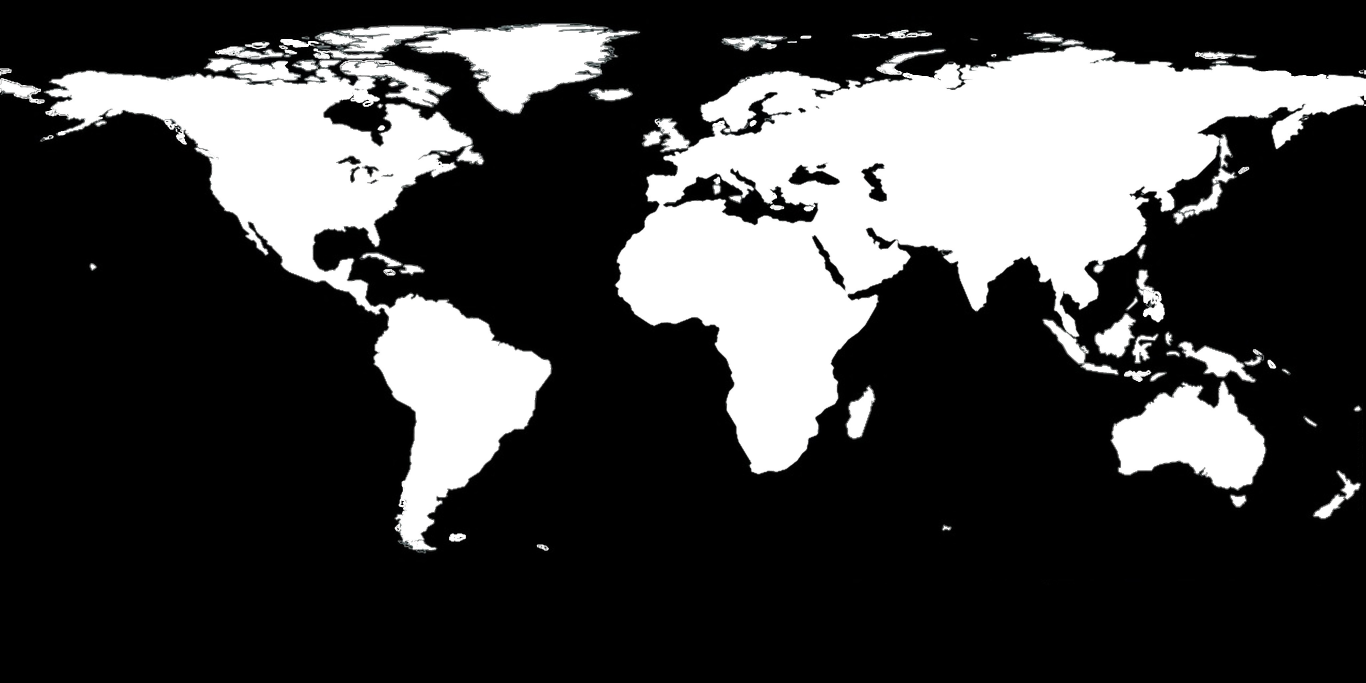
#> input picture process_files/masca.jpg, 4096 x 2048 px, found by its file name (shown at 1/3 size)
$ python preprocesare.py masca.jpg out.png
#> lines starting #> are read from the running program, lines starting #| are printed output that depends on the picture; after the words box and inside, x2 and y2 are one past the last pixel; in counts of white or black regions, pixels touching at a corner belong together
import sys
import os
import numpy as np
from PIL import Image

# Exemplu pentru rulare:
# python preprocesare.py C:\\Users\\Silviu\\Desktop\\ML\\NASA_Spaceapps_2020\\GAN_frame_pred\\Data\\Test_old\\Video_1\\ C:\\Users\\Silviu\\Desktop\\ML\\NASA_Spaceapps_2020\\GAN_frame_pred\\Data\\Test\\Video_1\\

if __name__ == '__main__':
	im_list = []
	crop_format = (0, 60, 4096, 1660)
	desired_im_sz = (1024, 400)

	#De modificat cele 4 cai si numarul de Video-uri dupa caz
	src_path = sys.argv[1] # Pozele de procesat
	dest_path = sys.argv[2] # Unde se va salva
	mask_path = 'D:\\projects_node\\nasa_interface\\process_files\\masca.jpg' # Calea catre masca
	fill_path = 'D:\\projects_node\\nasa_interface\\process_files\\fill.jpg' # Calea catre harta de fill

	threshold = 20 / 255

	mask = Image.open(mask_path).crop(crop_format)
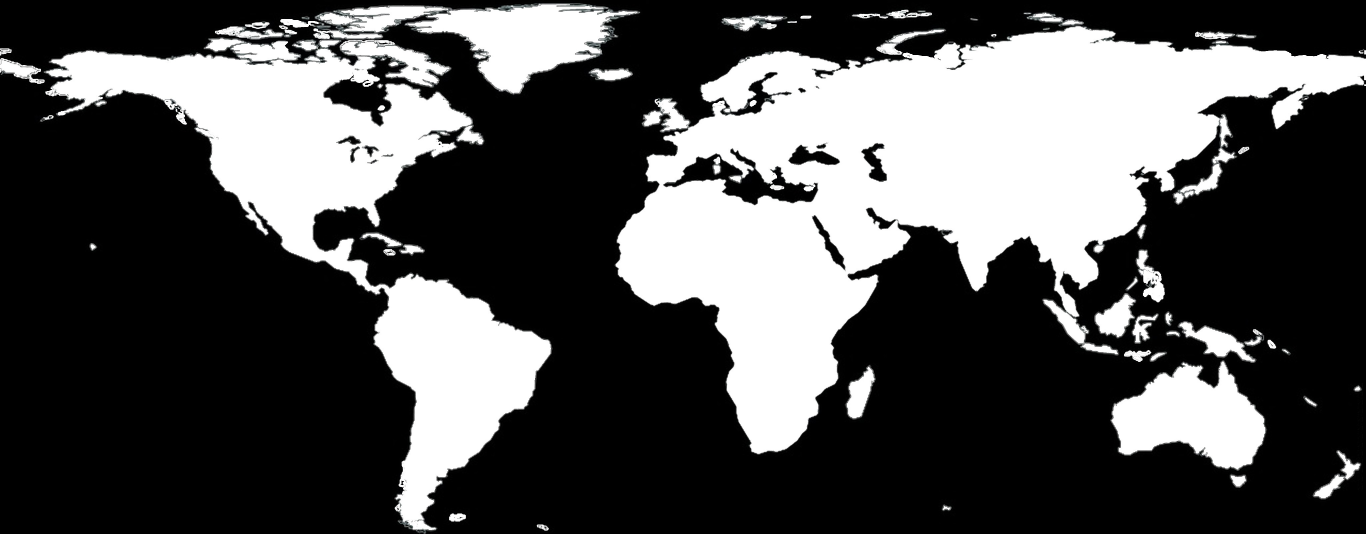
#> mask: PIL image 4096x1600 RGB (shown at 1/3 size); mean R, G, B 81.5, 81.6, 81.6
	mask = np.asarray(mask)
	mask = np.float32(mask) / 255;
#> mask: shape (1600, 4096, 3) float32

	fill = Image.open(fill_path).crop(crop_format)
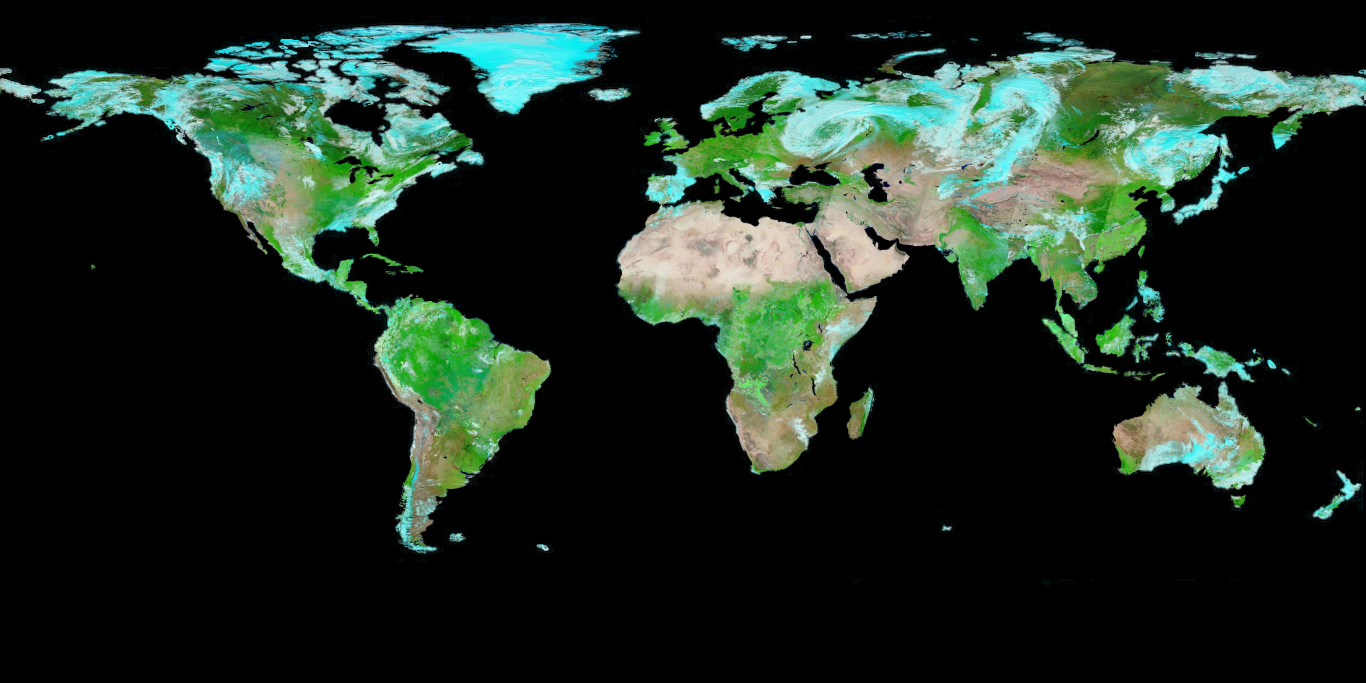
#> input picture process_files/fill.jpg, 4096 x 2048 px, found by its file name (shown at 1/3 size)
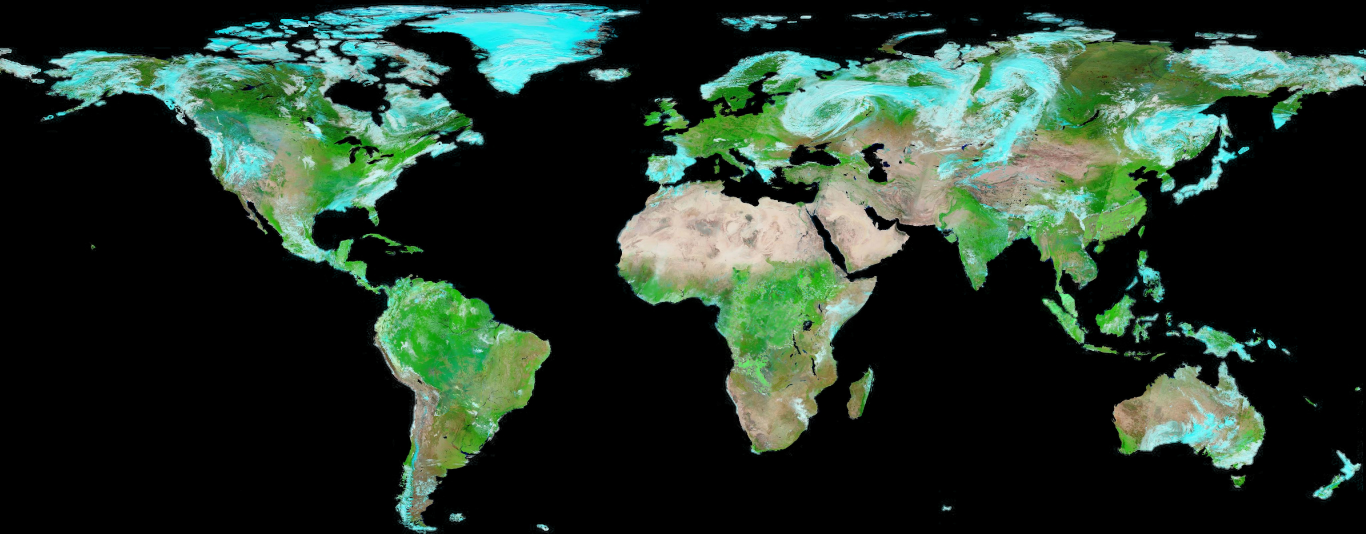
#> fill: PIL image 4096x1600 RGB (shown at 1/3 size); mean R, G, B 37.5, 55.5, 43.5
	fill = np.asarray(fill)
	fill = np.float32(fill) / 255;
#> fill: shape (1600, 4096, 3) float32

	fill_logic = fill.mean(axis = 2)
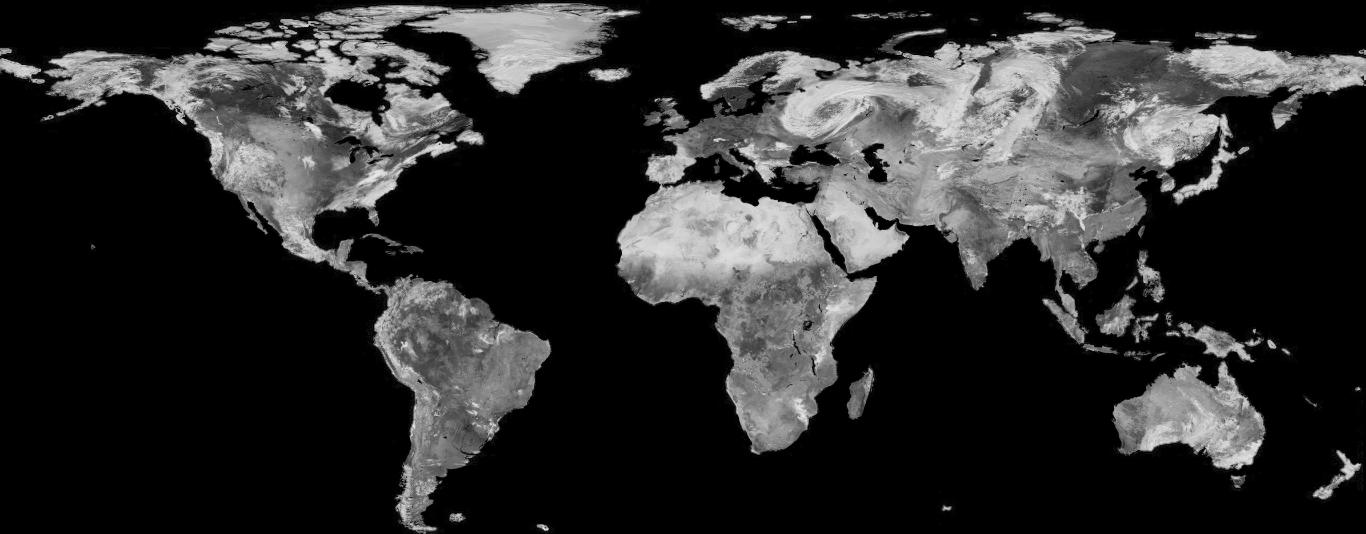
#> fill_logic: shape (1600, 4096) float32 (shown at 1/3 size); min 0, max 0.975, mean 0.178
	fill_logic = np.greater(fill_logic, threshold)
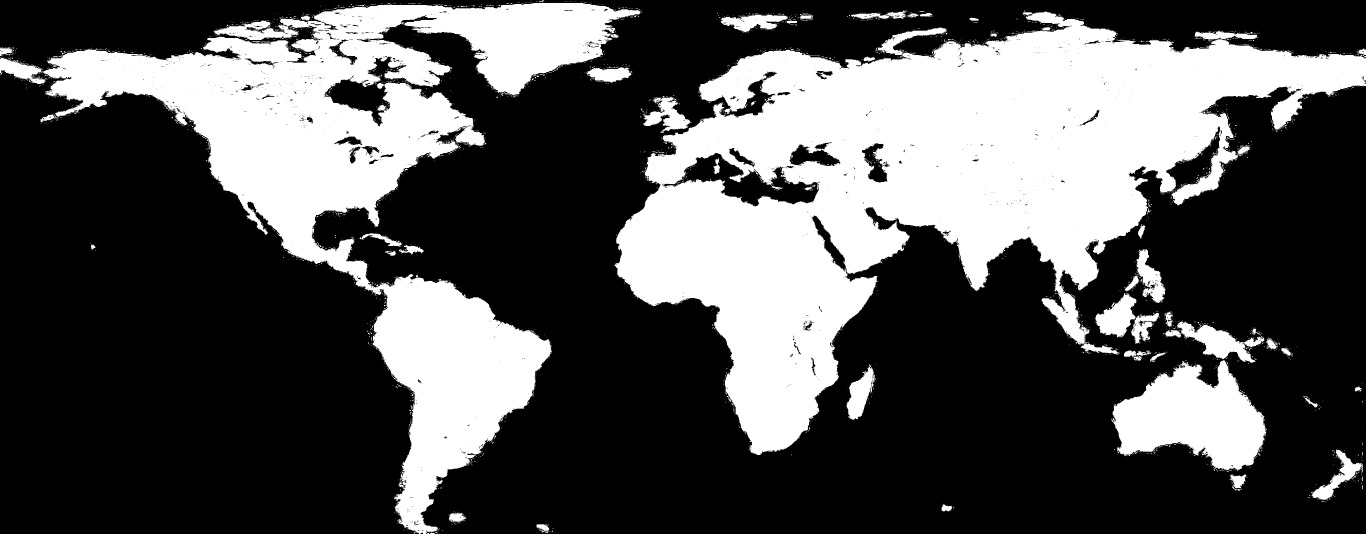
#> fill_logic: shape (1600, 4096) bool (shown at 1/3 size); 33% white; 3833 white regions (3733 under 20 px), largest, box (x1, y1, x2, y2) and area: (1843, 35, 4096, 1365) 1223847, (130, 8, 1921, 1600) 743754, (3333, 1080, 3801, 1412) 93934

#> (the run stopped early here; a loop or call above may not have finished)
